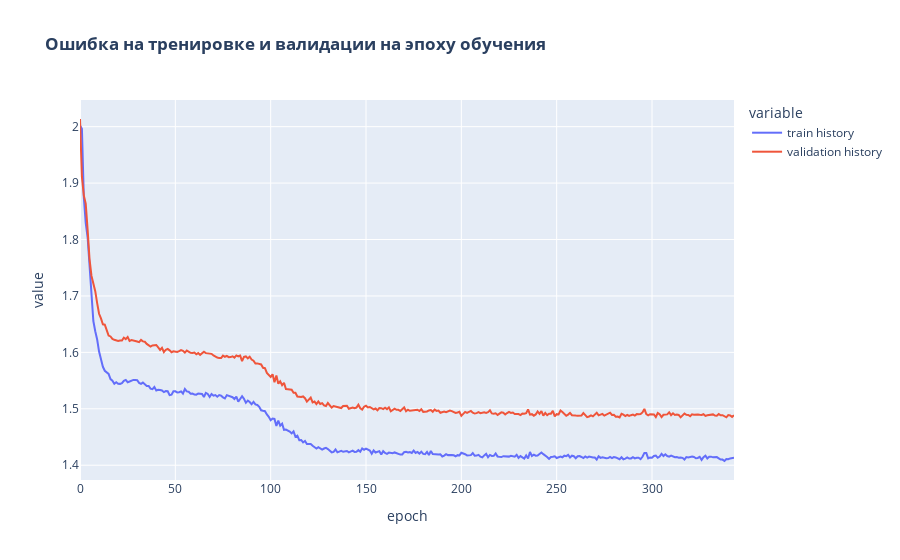

Notebook code cell kept with this figure:
### Code cell
# !pip install -U kaleido  # На многих устройствах нет kaleido, чтобы сохранить график

import plotly.express as px
fig = px.line(history, x='epoch', y=['train history', 'validation history'], 
              title='<b>Ошибка на тренировке и валидации на эпоху обучения</b>')

# fig.write_image('./Trained Embeddings/training plots.png', width=1000, height=600, scale=2)
fig.show()

### Figure 1 — Plotly figure (JSON) as saved in the notebook; plotly's stock layout.template omitted (floating-point values rounded to 4 significant figures; data arrays with more than 128 entries replaced by an {"elided": "..."} marker saying what was removed)
{"data": [{"hovertemplate": "variable=train history<br>epoch=%{x}<br>value=%{y}<extra></extra>", "legendgroup": "train history", "line": {"color": "#636efa", "dash": "solid"}, "marker": {"symbol": "circle"}, "mode": "lines", "name": "train history", "orientation": "v", "showlegend": true, "type": "scatter", "x": {"elided": "344 int values"}, "xaxis": "x", "y": {"elided": "344 float values"}, "yaxis": "y"}, {"hovertemplate": "variable=validation history<br>epoch=%{x}<br>value=%{y}<extra></extra>", "legendgroup": "validation history", "line": {"color": "#EF553B", "dash": "solid"}, "marker": {"symbol": "circle"}, "mode": "lines", "name": "validation history", "orientation": "v", "showlegend": true, "type": "scatter", "x": {"elided": "344 int values"}, "xaxis": "x", "y": {"elided": "344 float values"}, "yaxis": "y"}], "layout": {"legend": {"title": {"text": "variable"}, "tracegroupgap": 0}, "title": {"text": "<b>Ошибка на тренировке и валидации на эпоху обучения</b>"}, "xaxis": {"anchor": "y", "domain": [0, 1], "title": {"text": "epoch"}}, "yaxis": {"anchor": "x", "domain": [0, 1], "title": {"text": "value"}}}}
